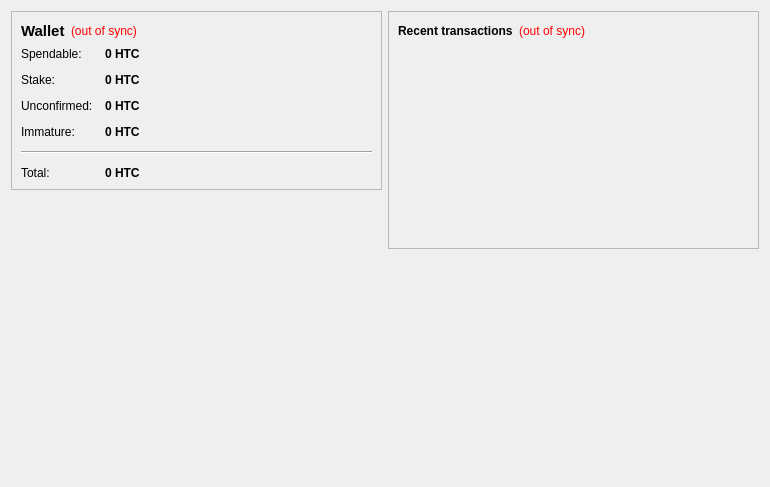
<?xml version="1.0" encoding="UTF-8"?>
<ui version="4.0">
 <class>OverviewPage</class>
 <widget class="QWidget" name="OverviewPage">
  <property name="geometry">
   <rect>
    <x>0</x>
    <y>0</y>
    <width>770</width>
    <height>487</height>
   </rect>
  </property>
  <property name="windowTitle">
   <string>Form</string>
  </property>
  <layout class="QHBoxLayout" name="horizontalLayout" stretch="1,1">
   <item>
    <layout class="QVBoxLayout" name="verticalLayout_2">
     <item>
      <widget class="QFrame" name="frame">
       <property name="frameShape">
        <enum>QFrame::StyledPanel</enum>
       </property>
       <property name="frameShadow">
        <enum>QFrame::Raised</enum>
       </property>
       <layout class="QVBoxLayout" name="verticalLayout_4">
        <item>
         <layout class="QHBoxLayout" name="horizontalLayout_4">
          <item>
           <widget class="QLabel" name="label_5">
            <property name="font">
             <font>
              <pointsize>11</pointsize>
              <weight>75</weight>
              <bold>true</bold>
             </font>
            </property>
            <property name="text">
             <string>Wallet</string>
            </property>
           </widget>
          </item>
          <item>
           <widget class="QLabel" name="labelWalletStatus">
            <property name="toolTip">
             <string>The displayed information may be out of date. Your wallet automatically synchronizes with the HitCoin network after a connection is established, but this process has not completed yet.</string>
            </property>
            <property name="styleSheet">
             <string notr="true">QLabel { color: red; }</string>
            </property>
            <property name="text">
             <string notr="true">(out of sync)</string>
            </property>
            <property name="alignment">
             <set>Qt::AlignLeading|Qt::AlignLeft|Qt::AlignVCenter</set>
            </property>
           </widget>
          </item>
          <item>
           <spacer name="horizontalSpacer_2">
            <property name="orientation">
             <enum>Qt::Horizontal</enum>
            </property>
            <property name="sizeHint" stdset="0">
             <size>
              <width>40</width>
              <height>20</height>
             </size>
            </property>
           </spacer>
          </item>
         </layout>
        </item>
        <item>
         <layout class="QFormLayout" name="formLayout_2">
          <property name="fieldGrowthPolicy">
           <enum>QFormLayout::AllNonFixedFieldsGrow</enum>
          </property>
          <property name="horizontalSpacing">
           <number>12</number>
          </property>
          <property name="verticalSpacing">
           <number>12</number>
          </property>
          <item row="0" column="0">
           <widget class="QLabel" name="label">
            <property name="text">
             <string>Spendable:</string>
            </property>
           </widget>
          </item>
          <item row="0" column="1">
           <widget class="QLabel" name="labelBalance">
            <property name="font">
             <font>
              <weight>75</weight>
              <bold>true</bold>
             </font>
            </property>
            <property name="cursor">
             <cursorShape>IBeamCursor</cursorShape>
            </property>
            <property name="toolTip">
             <string>Your current spendable balance</string>
            </property>
            <property name="text">
             <string notr="true">0 HTC</string>
            </property>
            <property name="textInteractionFlags">
             <set>Qt::LinksAccessibleByMouse|Qt::TextSelectableByKeyboard|Qt::TextSelectableByMouse</set>
            </property>
           </widget>
          </item>
          <item row="1" column="0">
           <widget class="QLabel" name="label_6">
            <property name="text">
             <string>Stake:</string>
            </property>
           </widget>
          </item>
          <item row="1" column="1">
           <widget class="QLabel" name="labelStake">
            <property name="font">
             <font>
              <weight>75</weight>
              <bold>true</bold>
             </font>
            </property>
            <property name="cursor">
             <cursorShape>IBeamCursor</cursorShape>
            </property>
            <property name="toolTip">
             <string>Total of coins that was staked, and do not yet count toward the current balance</string>
            </property>
            <property name="text">
             <string notr="true">0 HTC</string>
            </property>
            <property name="textInteractionFlags">
             <set>Qt::LinksAccessibleByMouse|Qt::TextSelectableByKeyboard|Qt::TextSelectableByMouse</set>
            </property>
           </widget>
          </item>
          <item row="2" column="0">
           <widget class="QLabel" name="label_3">
            <property name="text">
             <string>Unconfirmed:</string>
            </property>
           </widget>
          </item>
          <item row="2" column="1">
           <widget class="QLabel" name="labelUnconfirmed">
            <property name="font">
             <font>
              <weight>75</weight>
              <bold>true</bold>
             </font>
            </property>
            <property name="cursor">
             <cursorShape>IBeamCursor</cursorShape>
            </property>
            <property name="toolTip">
             <string>Total of transactions that have yet to be confirmed, and do not yet count toward the current balance</string>
            </property>
            <property name="text">
             <string notr="true">0 HTC</string>
            </property>
            <property name="textInteractionFlags">
             <set>Qt::LinksAccessibleByMouse|Qt::TextSelectableByKeyboard|Qt::TextSelectableByMouse</set>
            </property>
           </widget>
          </item>
          <item row="3" column="0">
           <widget class="QLabel" name="labelImmatureText">
            <property name="text">
             <string>Immature:</string>
            </property>
           </widget>
          </item>
          <item row="3" column="1">
           <widget class="QLabel" name="labelImmature">
            <property name="font">
             <font>
              <weight>75</weight>
              <bold>true</bold>
             </font>
            </property>
            <property name="toolTip">
             <string>Mined balance that has not yet matured</string>
            </property>
            <property name="text">
             <string notr="true">0 HTC</string>
            </property>
            <property name="textInteractionFlags">
             <set>Qt::LinksAccessibleByMouse|Qt::TextSelectableByKeyboard|Qt::TextSelectableByMouse</set>
            </property>
           </widget>
          </item>
          <item row="4" column="0" colspan="2">
           <widget class="Line" name="line">
            <property name="orientation">
             <enum>Qt::Horizontal</enum>
            </property>
           </widget>
          </item>
          <item row="5" column="0">
           <widget class="QLabel" name="labelTotalText">
            <property name="text">
             <string>Total:</string>
            </property>
           </widget>
          </item>
          <item row="5" column="1">
           <widget class="QLabel" name="labelTotal">
            <property name="font">
             <font>
              <weight>75</weight>
              <bold>true</bold>
             </font>
            </property>
            <property name="cursor">
             <cursorShape>IBeamCursor</cursorShape>
            </property>
            <property name="toolTip">
             <string>Your current total balance</string>
            </property>
            <property name="text">
             <string notr="true">0 HTC</string>
            </property>
            <property name="textInteractionFlags">
             <set>Qt::LinksAccessibleByMouse|Qt::TextSelectableByKeyboard|Qt::TextSelectableByMouse</set>
            </property>
           </widget>
          </item>
         </layout>
        </item>
       </layout>
      </widget>
     </item>
     <item>
      <spacer name="verticalSpacer">
       <property name="orientation">
        <enum>Qt::Vertical</enum>
       </property>
       <property name="sizeHint" stdset="0">
        <size>
         <width>20</width>
         <height>40</height>
        </size>
       </property>
      </spacer>
     </item>
     <item>
      <widget class="QLabel" name="label_2">
       <property name="autoFillBackground">
        <bool>true</bool>
       </property>
       <property name="text">
        <string/>
       </property>
       <property name="pixmap">
        <pixmap resource="../bitcoin.qrc">:/icons/drmbg</pixmap>
       </property>
       <property name="scaledContents">
        <bool>false</bool>
       </property>
       <property name="margin">
        <number>0</number>
       </property>
      </widget>
     </item>
    </layout>
   </item>
   <item>
    <layout class="QVBoxLayout" name="verticalLayout_3">
     <item>
      <widget class="QFrame" name="frame_2">
       <property name="frameShape">
        <enum>QFrame::StyledPanel</enum>
       </property>
       <property name="frameShadow">
        <enum>QFrame::Raised</enum>
       </property>
       <layout class="QVBoxLayout" name="verticalLayout">
        <item>
         <layout class="QHBoxLayout" name="horizontalLayout_2">
          <item>
           <widget class="QLabel" name="label_4">
            <property name="text">
             <string>&lt;b&gt;Recent transactions&lt;/b&gt;</string>
            </property>
           </widget>
          </item>
          <item>
           <widget class="QLabel" name="labelTransactionsStatus">
            <property name="toolTip">
             <string>The displayed information may be out of date. Your wallet automatically synchronizes with the HitCoin network after a connection is established, but this process has not completed yet.</string>
            </property>
            <property name="styleSheet">
             <string notr="true">QLabel { color: red; }</string>
            </property>
            <property name="text">
             <string notr="true">(out of sync)</string>
            </property>
            <property name="alignment">
             <set>Qt::AlignRight|Qt::AlignTrailing|Qt::AlignVCenter</set>
            </property>
           </widget>
          </item>
          <item>
           <spacer name="horizontalSpacer">
            <property name="orientation">
             <enum>Qt::Horizontal</enum>
            </property>
            <property name="sizeHint" stdset="0">
             <size>
              <width>40</width>
              <height>20</height>
             </size>
            </property>
           </spacer>
          </item>
         </layout>
        </item>
        <item>
         <widget class="QListView" name="listTransactions">
          <property name="styleSheet">
           <string notr="true">QListView { background: transparent; }</string>
          </property>
          <property name="frameShape">
           <enum>QFrame::NoFrame</enum>
          </property>
          <property name="verticalScrollBarPolicy">
           <enum>Qt::ScrollBarAlwaysOff</enum>
          </property>
          <property name="horizontalScrollBarPolicy">
           <enum>Qt::ScrollBarAlwaysOff</enum>
          </property>
          <property name="selectionMode">
           <enum>QAbstractItemView::NoSelection</enum>
          </property>
         </widget>
        </item>
       </layout>
      </widget>
     </item>
     <item>
      <spacer name="verticalSpacer_2">
       <property name="orientation">
        <enum>Qt::Vertical</enum>
       </property>
       <property name="sizeHint" stdset="0">
        <size>
         <width>20</width>
         <height>40</height>
        </size>
       </property>
      </spacer>
     </item>
    </layout>
   </item>
  </layout>
 </widget>
 <resources/>
 <connections/>
</ui>
